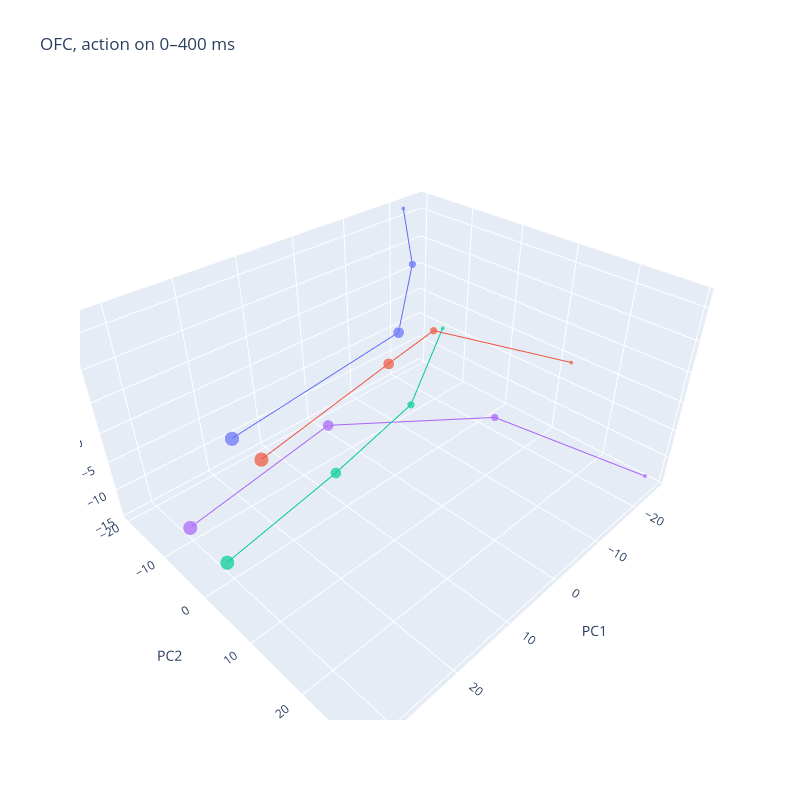

Write notebook code for a chart like this one.
### Code cell
# -----------------------------
# Settings
# -----------------------------
targets = [1, 7, 8, 14]
values = np.arange(4)

colors = {
    1: "#636EFA",
    7: "#EF553B",
    8: "#00CC96",
    14: "#AB63FA"
}


# [
#     "#636EFA",  # blue
#     "#EF553B",  # red-orange
#     "#00CC96",  # green
#     "#AB63FA",  # purple
#     "#FFA15A",  # orange
#     "#19D3F3",  # cyan
#     "#FF6692",  # pink
#     "#B6E880",  # light green
#     "#FF97FF",  # light pink
#     "#FECB52",  # yellow
# ]


# -----------------------------
# Figure
# -----------------------------
fig = go.Figure()

# -----------------------------
# Real data traces (no legend)
# -----------------------------
for ii, target in enumerate(targets):

    color = colors[target]

    fig.add_trace(
        go.Scatter3d(
            x=nav_X[ii, :, 0],
            y=nav_X[ii, :, 1],
            z=nav_X[ii, :, 2],
            mode="lines+markers",
            marker=dict(
                size = 5 + np.arange(4)*4,
                symbol="circle",
                color=color
            ),
            
            line=dict(width= 2, color=color),
            legendgroup=f"target_{target}",
            showlegend=False
        )
    )


# -----------------------------
# Layout
# -----------------------------
fig.update_layout(
    scene=dict(
        xaxis_title="PC1",
        yaxis_title="PC2",
        zaxis_title="PC3"
    ),
    title=f"{region}, action on 0–400 ms",
    width=800,
    height=800,
    legend=dict(tracegroupgap=10)
)

fig.show()
fig.write_html(save_path[:-4]+' 3d plot.html')

### Figure 1 — Plotly figure (JSON) as saved in the notebook; plotly's stock layout.template omitted (floating-point values rounded to 4 significant figures)
{"data": [{"legendgroup": "target_1", "line": {"color": "#636EFA", "width": 2}, "marker": {"color": "#636EFA", "size": [5, 9, 13, 17], "symbol": "circle"}, "mode": "lines+markers", "showlegend": false, "type": "scatter3d", "x": [-21.64, -11.7, 6.845, 32.71], "y": [-19.74, -7.977, 7.717, 10.17], "z": [16.86, 13.93, 15.97, 15.17]}, {"legendgroup": "target_7", "line": {"color": "#EF553B", "width": 2}, "marker": {"color": "#EF553B", "size": [5, 9, 13, 17], "symbol": "circle"}, "mode": "lines+markers", "showlegend": false, "type": "scatter3d", "x": [-23.77, -10.17, 4.468, 28.53], "y": [13.95, -1.947, 3.47, 8.269], "z": [1.093, 5.679, 8.637, 9.012]}, {"legendgroup": "target_8", "line": {"color": "#00CC96", "width": 2}, "marker": {"color": "#00CC96", "size": [5, 9, 13, 17], "symbol": "circle"}, "mode": "lines+markers", "showlegend": false, "type": "scatter3d", "x": [-25.7, -8.783, 8.433, 29.45], "y": [-13.8, -5.153, -4.093, -2.255], "z": [-4.645, -8.686, -12.2, -14.28]}, {"legendgroup": "target_14", "line": {"color": "#AB63FA", "width": 2}, "marker": {"color": "#AB63FA", "size": [5, 9, 13, 17], "symbol": "circle"}, "mode": "lines+markers", "showlegend": false, "type": "scatter3d", "x": [-24.14, -16.6, 2.285, 29.78], "y": [29.01, 5.958, -12.98, -10.6], "z": [-12.5, -9.553, -11.15, -13.34]}], "layout": {"height": 800, "legend": {"tracegroupgap": 10}, "scene": {"aspectmode": "auto", "aspectratio": {"x": 1.31, "y": 1.093, "z": 0.6982}, "xaxis": {"title": {"text": "PC1"}, "type": "linear"}, "yaxis": {"title": {"text": "PC2"}, "type": "linear"}, "zaxis": {"title": {"text": "PC3"}, "type": "linear"}}, "title": {"text": "OFC, action on 0–400 ms"}, "width": 800}}
